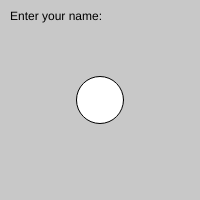
Frame 1 (no input)
Frame 60 (no input): identical to frame 1, image omitted
Frame 120 (the mouse pressed at the canvas centre since frame 60): identical to frame 1, image omitted

The p5.js sketch that drew this single still picture (run headless with seeded random() and noise() and a simulated clock; from frame 60 on, the mouse is pressed at the canvas centre):

// p5.js sketch
// ── sketch.js
var bgcolor;
var button1;
var button2;
var slider;
var nameInput;
var nameP;

function setup() {
  canvas = createCanvas(200,200);
  canvas.mouseOver(overpara);
  canvas.mouseOut(outpara);

  bgcolor = color(200);

  nameP = createP('Your name');
  nameP.mouseOver(overpara);
  nameP.mouseOut(outpara);

  button1 = createButton("Change background color");
  button1.mousePressed(changeBgColor);

  createP('');

  button2 = createButton("Change circle color");
  button2.mousePressed(changeCircColor);

  createP('');

  slider = createSlider(10, 100, 47);

  nameInput = createInput('Enter your name:')
  // nameInput.changed(updateText);
  nameInput.input(updateText);
}

function overpara() {
  nameP.html("Your mouse is over me");
}

function outpara() {
  nameP.html("Your mouse is not over me");
}

function updateText() {
  nameP.html(nameInput.value());
}

function changeBgColor() {
  bgcolor = color(random(0, 150));
}

function changeCircColor() {
  fill (random(255), random(255), random(255));
}

// function mousePressed() {
//   changeColor();
// }

function draw() {
  background(bgcolor);
  // fill(changeRectColor());
  ellipse(100, 100, slider.value(), slider.value());

  text(nameInput.value(), 10, 20);
  // nameP.html(input.value());
}
